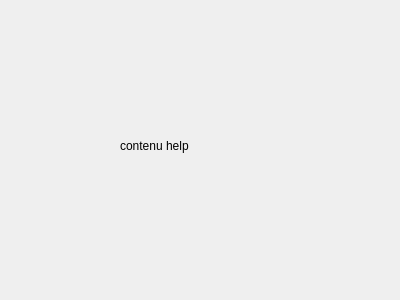
<?xml version="1.0" encoding="UTF-8"?>
<ui version="4.0">
 <class>Dialog_help</class>
 <widget class="QDialog" name="Dialog_help">
  <property name="windowModality">
   <enum>Qt::NonModal</enum>
  </property>
  <property name="geometry">
   <rect>
    <x>0</x>
    <y>0</y>
    <width>400</width>
    <height>300</height>
   </rect>
  </property>
  <property name="windowTitle">
   <string>Dialog Help</string>
  </property>
  <property name="modal">
   <bool>true</bool>
  </property>
  <widget class="QLabel" name="label_contenuHelp">
   <property name="geometry">
    <rect>
     <x>120</x>
     <y>80</y>
     <width>151</width>
     <height>131</height>
    </rect>
   </property>
   <property name="text">
    <string>contenu help</string>
   </property>
  </widget>
 </widget>
 <resources/>
 <connections/>
</ui>
